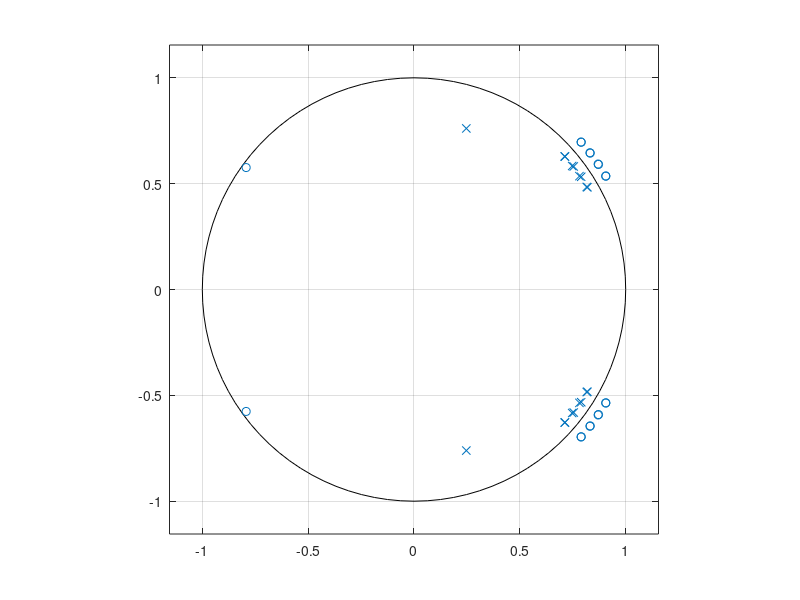

MATLAB code for this plot: (Note: this script raises an error after producing the figure.)

%% System
% H1[z]
b1 = conv([1 -.98*exp(j*.8*pi)],[1 -.98*exp(-j*.8*pi)]);
a1 = conv([1 -.8*exp(j*.4*pi)],[1 -.8*exp(-j*.4*pi)]);
H1 = tf(b1,a1,-1,'Variable','z^-1');

% H2[z]
H2 = tf(1,1,-1,'Variable','z^-1');
for k = 1:4
    ck = 0.95*exp(j*(0.15*pi+0.02*pi*k));
    ck_conj = conj(ck);
    b_tmp = conv([ck_conj -1],[ck -1]);
    b_tmp = conv(b_tmp,b_tmp);
    a_tmp = conv([1 -1*ck],[1 -1*ck_conj]);
    a_tmp = conv(a_tmp,a_tmp);
    H_tmp = tf(b_tmp,a_tmp,-1,'Variable','z^-1');

    H2 = series(H2,H_tmp);
end

% H[z]
H = series(H1,H2);

% Zero-Pole Plot, Fig. 5.2
[b_h,a_h] = tfdata(H );
b_h = cell2mat(b_h);
a_h = cell2mat(a_h);

figure;
zplane(b_h,a_h);
suptitle('Zero-Pole Plot, Fig 5.2');

% System Response.
L=1000;
dw=2*pi/L;
w = -pi:dw:pi-dw;
HH=freqz(b_h,a_h,w);
mag=abs(HH);
phase=angle(HH);

% Fig. 5.3
figure;
subplot(2,1,1);
plot(w,phase);
xticks([-pi -0.8*pi -0.6*pi -0.4*pi -0.2*pi 0 0.2*pi 0.4*pi 0.6*pi 0.8*pi pi]);
xticklabels({'-\pi','-0.8\pi','-0.6\pi','-0.4\pi','-0.2\pi','0','0.2\pi','0.4\pi','0.6\pi','0.8\pi','\pi'});
xlim([-pi pi]);
yticks([-4 -2 -0 2 4]);
ylabel('ARG[H(e^(^j^w^)]');
xlabel('w');
title('Phase response');

subplot(2,1,2);
plot(w,unwrap(phase));
xticks([-pi -0.8*pi -0.6*pi -0.4*pi -0.2*pi 0 0.2*pi 0.4*pi 0.6*pi 0.8*pi pi]);
xticklabels({'-\pi','-0.8\pi','-0.6\pi','-0.4\pi','-0.2\pi','0','0.2\pi','0.4\pi','0.6\pi','0.8\pi','\pi'});
xlim([-pi pi]);
ylabel('arg[H(e^(^j^w^)]');
xlabel('w');
title('Unwrap Phase response');
suptitle('ARG/arg Plot, Fig 5.3');

% Fig. 5.4
figure;
subplot(2,1,1);
plot(w(1:end-1),-1*diff(unwrap(phase))./diff(w));
xticks([-pi -0.8*pi -0.6*pi -0.4*pi -0.2*pi 0 0.2*pi 0.4*pi 0.6*pi 0.8*pi pi]);
xticklabels({'-\pi','-0.8\pi','-0.6\pi','-0.4\pi','-0.2\pi','0','0.2\pi','0.4\pi','0.6\pi','0.8\pi','\pi'});
xlim([-pi pi]);
ylabel('grd[H(e^(^j^w^)]');
title('Group Delay');

subplot(2,1,2);
plot(w,mag);
xticks([-pi -0.8*pi -0.6*pi -0.4*pi -0.2*pi 0 0.2*pi 0.4*pi 0.6*pi 0.8*pi pi]);
xticklabels({'-\pi','-0.8\pi','-0.6\pi','-0.4\pi','-0.2\pi','0','0.2\pi','0.4\pi','0.6\pi','0.8\pi','\pi'});
xlim([-pi pi]);
ylabel('|H(e^(^j^w^)|');
title('Magnitude response');
suptitle('GD/mag Plot, Fig 5.4');

%% Signal
M = 60;
n = 0:M;
w = 0.54-0.46*cos(2*pi*n/M);

N = 512;
x1 = zeros(1,N);
x2 = zeros(1,N);
x3 = zeros(1,N);
dw = 2*pi/N;
w_freq = -pi:dw:pi-dw;

for i = 0:M
    
    x1(i+M) = w(i+1)*cos(0.2*pi*i);
    x2(i+2*M-1) = w(i+1)*cos(0.4*pi*i-pi/2);
    x3(i+1) = w(i+1)*cos(0.8*pi*i+pi/5);
end
x = x1+x2+x3;
X = abs(fft(x));
X = fftshift(X);

% Fig. 5.5
figure;
subplot(2,1,1);
plot(x);
title('x[n]');
xlim([0,300]);
subplot(2,1,2);
plot(w_freq,X);
xticks([-pi -0.8*pi -0.6*pi -0.4*pi -0.2*pi 0 0.2*pi 0.4*pi 0.6*pi 0.8*pi pi]);
xticklabels({'-\pi','-0.8\pi','-0.6\pi','-0.4\pi','-0.2\pi','0','0.2\pi','0.4\pi','0.6\pi','0.8\pi','\pi'});
xlim([-pi pi]);
ylabel('|H(e^(^j^w^)|');
title('DTFT of X');
suptitle('Input time/Freq., Fig 5.5');


%% Output
y = filter(b_h,a_h,x);

% Fig. 5.6
figure;
plot(y);
xlim([0,300]);
xlabel('n');
title('output y[n], Fig 5.6');


%= Compre the Delay sample point.
figure;
subplot(2,1,1);
plot(x);
xlim([0,300]);
xlabel('n');
ylabel('x[n]');
title('input');
subplot(2,1,2);
plot(y);
xlim([0,300]);
xlabel('n');
ylabel('y[n]');
title('output');